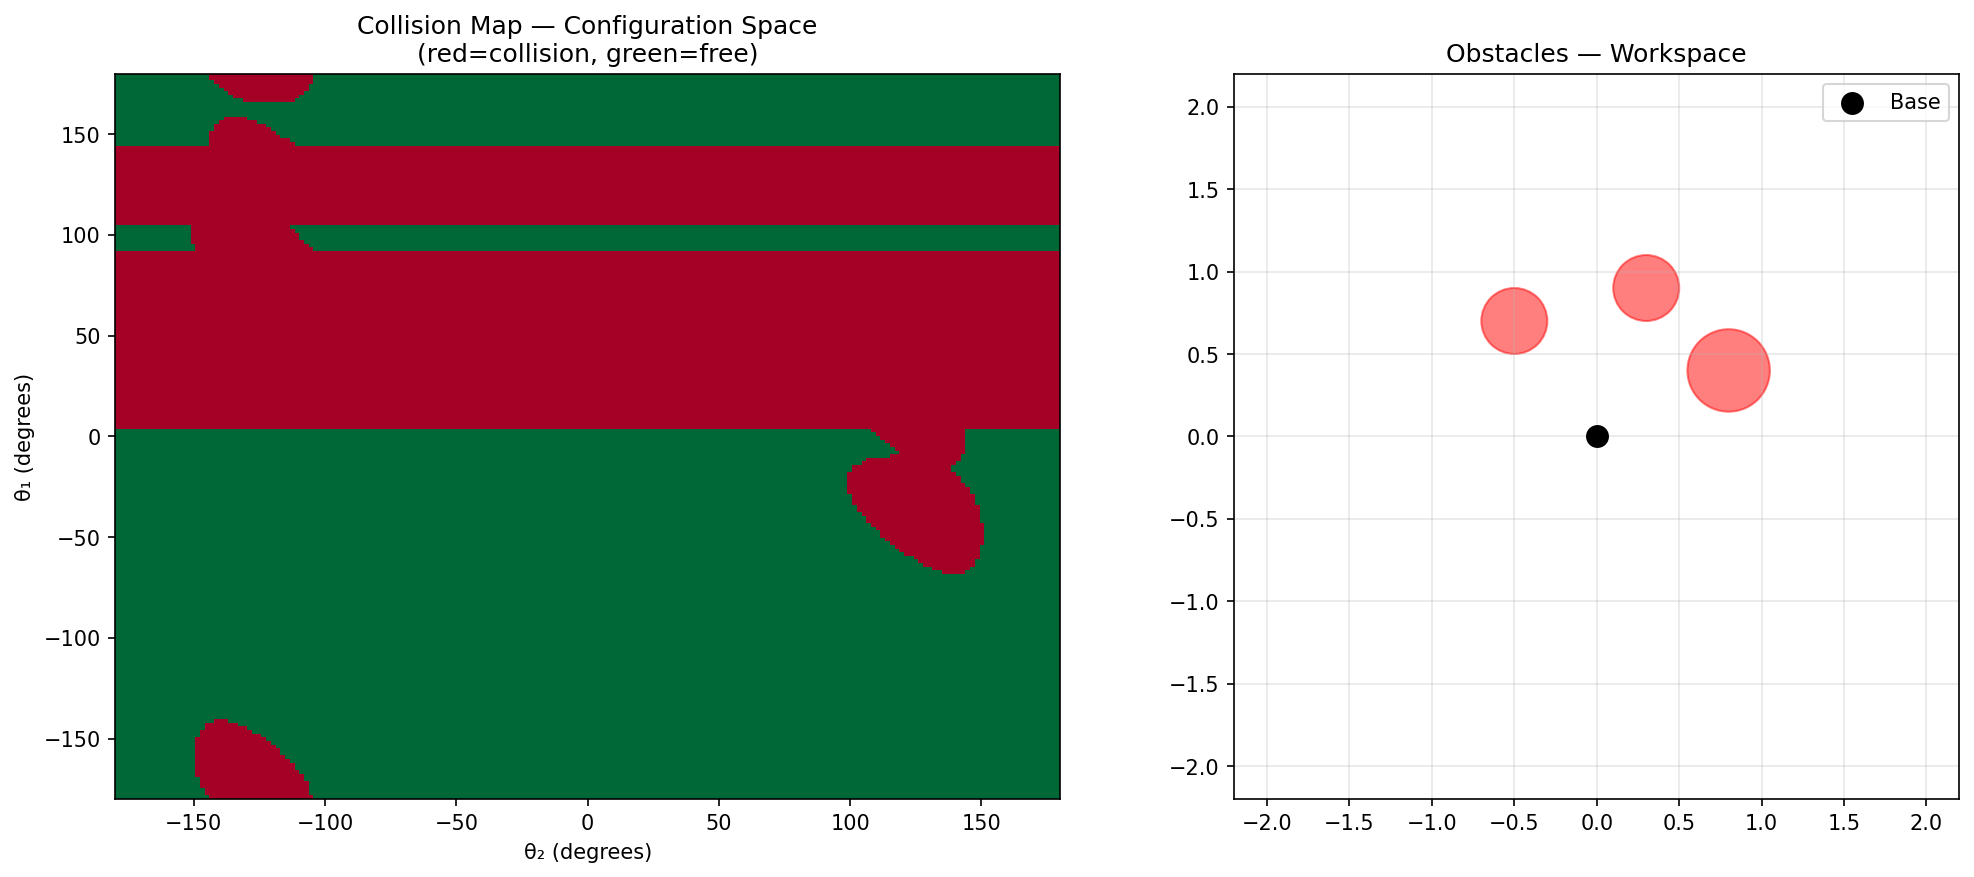

The Python source for this figure:
import torch
import numpy as np
import matplotlib.pyplot as plt
import time

def fk_batch(theta1, theta2, l1=1.0, l2=1.0):
    """
    theta1, theta2: (N,) grids of joint angles
    returns: (N, 2) end effector positions
    """
    x2 = l1*torch.cos(theta1) + l2*torch.cos(theta1+theta2)
    y2 = l1*torch.sin(theta1) + l2*torch.sin(theta1+theta2)
    return torch.stack([x2, y2], dim=-1)

def fk_elbow_batch(theta1, l1=1.0):
    return torch.stack([l1*torch.cos(theta1),
                        l1*torch.sin(theta1)], dim=-1)

def build_collision_map(resolution, obstacles, device='cpu'):
    """
    Check every (theta1, theta2) configuration on a grid for collisions.
    resolution: number of grid points per joint angle
    Returns: (resolution, resolution) bool tensor — True = collision
    """
    angles = torch.linspace(-torch.pi, torch.pi, resolution, device=device)
    t1, t2 = torch.meshgrid(angles, angles, indexing='ij')  # (R, R)
    t1_flat = t1.reshape(-1)   # (R*R,)
    t2_flat = t2.reshape(-1)

    elbow = fk_elbow_batch(t1_flat)          # (R*R, 2)
    ee    = fk_batch(t1_flat, t2_flat)        # (R*R, 2)

    collision = torch.zeros(resolution*resolution, dtype=torch.bool, device=device)
    margin = 0.15
    for (cx, cy, r) in obstacles:
        center = torch.tensor([cx, cy], device=device, dtype=torch.float32)
        d_elbow = torch.norm(elbow - center, dim=-1)
        d_ee    = torch.norm(ee    - center, dim=-1)
        collision |= (d_elbow < r + margin)
        collision |= (d_ee    < r + margin)

    return collision.reshape(resolution, resolution)


def benchmark():
    obstacles = [(0.8, 0.4, 0.25), (0.3, 0.9, 0.2), (-0.5, 0.7, 0.2)]

    print(f"{'Resolution':>12} | {'Configs':>10} | {'CPU (ms)':>10} | {'GPU (ms)':>10} | {'Speedup':>8}")
    print("-" * 62)

    for res in [50, 100, 200, 500, 1000]:
        times = {}
        for device in ['cpu', 'cuda']:
            # Warmup
            build_collision_map(res, obstacles, device=device)
            if device == 'cuda':
                torch.cuda.synchronize()

            t0 = time.perf_counter()
            for _ in range(5):
                cm = build_collision_map(res, obstacles, device=device)
            if device == 'cuda':
                torch.cuda.synchronize()
            times[device] = (time.perf_counter() - t0) / 5 * 1000  # ms

        speedup = times['cpu'] / times['cuda']
        print(f"{res:>12} | {res*res:>10,} | {times['cpu']:>10.2f} | "
              f"{times['cuda']:>10.2f} | {speedup:>7.2f}x")

    # Visualize collision map at res=200
    print("\nBuilding collision map at resolution=200...")
    cm_gpu = build_collision_map(200, obstacles, device='cuda').cpu().numpy()

    fig, axes = plt.subplots(1, 2, figsize=(14, 6))

    # Left: collision map in config space
    axes[0].imshow(cm_gpu, origin='lower', extent=[-180,180,-180,180],
                   cmap='RdYlGn_r', aspect='auto')
    axes[0].set_xlabel('θ₂ (degrees)'); axes[0].set_ylabel('θ₁ (degrees)')
    axes[0].set_title('Collision Map — Configuration Space\n(red=collision, green=free)')

    # Right: obstacles in workspace
    ax = axes[1]
    ax.set_xlim(-2.2, 2.2); ax.set_ylim(-2.2, 2.2)
    ax.set_aspect('equal'); ax.grid(True, alpha=0.3)
    ax.set_title('Obstacles — Workspace')
    for (cx, cy, r) in obstacles:
        ax.add_patch(plt.Circle((cx, cy), r, color='red', alpha=0.5))
    ax.scatter(0, 0, color='black', s=100, zorder=5, label='Base')
    ax.legend()

    plt.tight_layout()
    plt.savefig('collision_map.png', dpi=150, bbox_inches='tight')
    plt.show()
    print("Saved: collision_map.png")

if __name__ == '__main__':
    print("=" * 62)
    print("GPU-Accelerated Collision Map — 2-Link Arm")
    print("=" * 62)
    benchmark()
